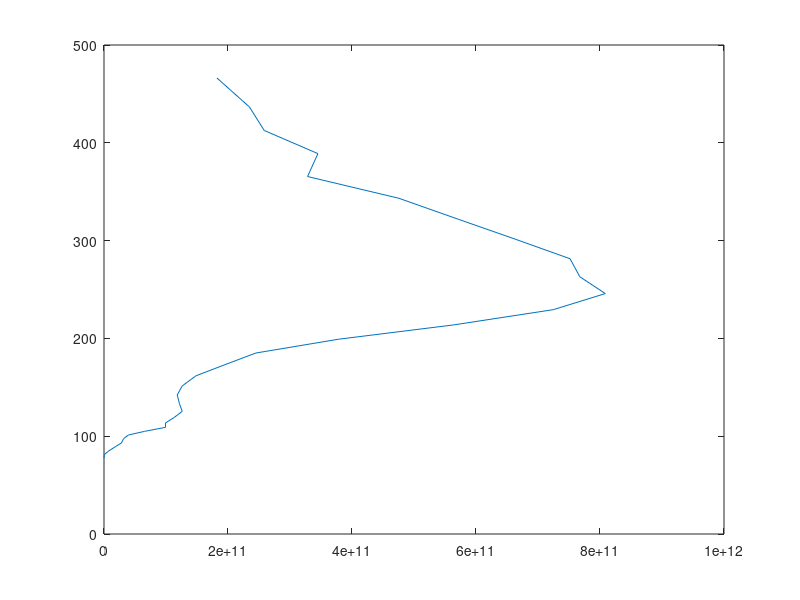

MATLAB code to generate this figure: (Note: this script raises an error after producing the figure.)
load('06778620.mat');
load('iri.txt');
close all;
figure;
plot(r_param(:,1),r_h);
hold on;
plot(ne,h);
ylabel('Altitude (in km)')
xlabel('Electron Density/m^{3}')
hold on;
legend('Experimental data','IRI') 
load('2015-03-20_ipy@42m.eps')